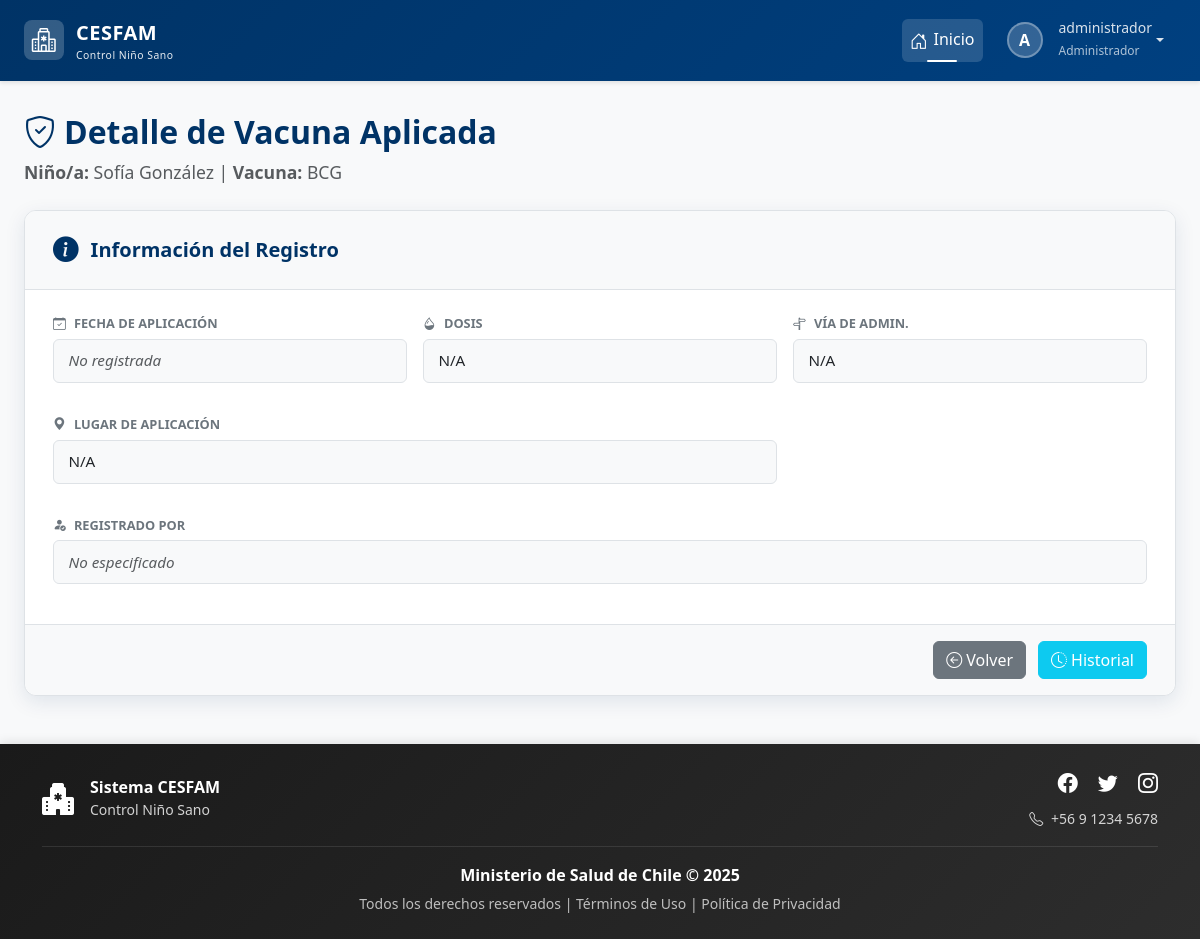
The app's page /vacunas/ver/1/ (signed in) with its own data.
### login/models.py (models this page shows, shortened)
class Usuario(AbstractBaseUser, PermissionsMixin):
    rut = models.CharField(max_length=10, unique=True)
    nombre_completo = models.CharField(max_length=200)
    email = models.EmailField(unique=True)
    rol = models.ForeignKey(Rol, on_delete=models.PROTECT)
    clave_temporal = models.BooleanField(default=False)
    nombre_completo_norm = models.CharField(
        max_length=200,
        editable=False,
        db_index=True
    )
    activo = models.BooleanField(default=True)
    is_staff = models.BooleanField(default=False) # Necesario para el admin de Django
    fecha_creacion = models.DateTimeField(default=timezone.now)
    objects = UsuarioManager()
    USERNAME_FIELD = 'rut'
    REQUIRED_FIELDS = ['nombre_completo', 'email']

class Rol(models.Model):
    id = models.AutoField(primary_key=True)
    nombre_rol = models.CharField(max_length=30, unique=True)
    descripcion = models.CharField(max_length=200)

### control/models.py (models this page shows, shortened)
class Nino(models.Model):
    ESTADO_SEGUIMIENTO_CHOICES = [
        ('ACTIVO', 'Seguimiento Activo'),
        ('COMPLETADO', 'Programa Completado'),
        ('TRASLADADO', 'Trasladado/Inactivo'),
        ('FALLECIDO', 'Fallecido'),
        ('OTRO', 'Otro'),
    ]
    SEXO_CHOICES = [
        ('Masculino', 'Masculino'),
        ('Femenino', 'Femenino')
    ]
    rut_nino = models.CharField(max_length=10, primary_key=True)
    nombre = models.CharField(max_length=50)
    ap_paterno = models.CharField(max_length=30)
    ap_materno = models.CharField(max_length=30, blank=True, null=True)
    fecha_nacimiento = models.DateField()
    sexo = models.CharField(max_length=20, choices=SEXO_CHOICES)
    direccion = models.CharField(max_length=200)
    fecha_registro = models.DateTimeField(auto_now_add=True)
    comuna = models.ForeignKey(Comuna, on_delete=models.PROTECT)
    estado_seguimiento = models.CharField(
        max_length=20,
        choices=ESTADO_SEGUIMIENTO_CHOICES,
        default='ACTIVO',
        verbose_name="Estado del Seguimiento"
    )
    sector = models.CharField(
        max_length=50,
        blank=True, # Lo hacemos opcional por si no se conoce al principio
        null=True,
        verbose_name="Sector Asignado"
    )
    fecha_fallecimiento = models.DateField(
        null=True,
        blank=True,
        verbose_name="Fecha de Fallecimiento"
    )
    nombre_norm = models.CharField(
        max_length=50,
        editable=False,     # No se muestra en formularios/admin
        db_index=True       # Indexado para búsquedas rápidas
    )
    ap_paterno_norm = models.CharField(
        max_length=30,
        editable=False,
        db_index=True
    )
    ap_materno_norm = models.CharField(
        max_length=30,
        blank=True,
        null=True,
        editable=False,
        db_index=True
    )
    history = HistoricalRecords()

class VacunaAplicada(models.Model):
    VIA_CHOICES = [
        ('I.D', 'Intradérmica'),
        ('I.M', 'Intramuscular'),
        ('S.C', 'Subcutánea'),
        ('V.O', 'Vía Oral'),
        ('N/A', 'No Aplica'),
    ]
    id = models.AutoField(primary_key=True, db_column='vacuna_aplicada_id')
    nino = models.ForeignKey(Nino, on_delete=models.CASCADE, db_column='rut_nino', related_name='vacunas_aplicadas')
    vacuna = models.ForeignKey(Vacuna, on_delete=models.PROTECT)
    fecha_programada = models.DateField()
    fecha_aplicacion = models.DateField(null=True, blank=True)
    deshabilitado = models.BooleanField(default=False, help_text="Marcar si esta vacuna no aplica o no se realizó.")
    history = HistoricalRecords()
    dosis = models.CharField(max_length=50, null=True, blank=True)
    lugar = models.CharField(max_length=100, null=True, blank=True)
    profesional = models.ForeignKey('login.Profesional', on_delete=models.SET_NULL, null=True, blank=True)
    negacion = models.BooleanField(default=False)
    via = models.CharField(max_length=10, choices=VIA_CHOICES, null=True, blank=True)
    fecha_inoculacion = models.DateField(null=True, blank=True)

class Vacuna(models.Model):
    id = models.AutoField(primary_key=True, db_column='vacuna_id')
    nom_vacuna = models.CharField(max_length=200)
    descripcion = models.CharField(max_length=200, blank=True, null=True)
    meses_programada = models.IntegerField(null=True, blank=True)
    history = HistoricalRecords()

### control/views.py (the view)
# urls.py: path('vacunas/ver/<int:vacuna_aplicada_id>/', views.ver_vacuna, name='ver_vacuna'),
@login_required
def ver_vacuna(request, vacuna_aplicada_id):
    vacuna_aplicada = get_object_or_404(VacunaAplicada, pk=vacuna_aplicada_id)
    nino = vacuna_aplicada.nino
    if request.user.rol.nombre_rol.lower() == 'tutor':
        if not request.user.perfil_tutor.ninos.filter(pk=nino.pk).exists():
            raise PermissionDenied
    contexto = {
        'vacuna_aplicada': vacuna_aplicada,
        'nino': nino
    }
    return render(request, 'control/vacuna/ver_vacuna.html', contexto)

### control/templates/control/vacuna/ver_vacuna.html (shortened to what this page needs)
{% extends 'base.html' %}
{% load static %}
{% block extra_css %}
    <link rel="stylesheet" href="{% static 'css/estilodetalles.css' %}">
{% endblock %}
{% block content %}
<div class="page-header mb-3 animate-fade-in-up">
    <h2><i class="bi bi-shield-check me-2"></i>Detalle de Vacuna Aplicada</h2>
    <p class="text-muted">
        <strong>Niño/a:</strong> {{ nino.nombre }} {{ nino.ap_paterno }} |
        <strong>Vacuna:</strong> {{ vacuna_aplicada.vacuna.nom_vacuna }}
    </p>
</div>
<div class="card detail-form-card">
    <div class="detail-form-header">
        <span class="icon"><i class="bi bi-info-circle-fill"></i></span>
        <h5>Información del Registro</h5>
    </div>
    <div class="detail-form-body">
        <div class="form-section" style="animation-delay: 0.1s;">
            <div class="row form-fields-grid g-3">
                <div class="col-md-4 col-sm-6 form-field">
                    <span class="field-label"><i class="bi bi-calendar-check"></i> Fecha de Aplicación</span>
                    <span class="field-value">{{ vacuna_aplicada.fecha_aplicacion|date:"d/m/Y"|default:"<span class='text-muted fst-italic'>No registrada</span>"|safe }}</span>
                </div>
                <div class="col-md-4 col-sm-6 form-field">
                    <span class="field-label"><i class="bi bi-droplet-half"></i> Dosis</span>
                    <span class="field-value">{{ vacuna_aplicada.dosis|default:"N/A" }}</span>
                </div>
                <div class="col-md-4 col-sm-6 form-field">
                    <span class="field-label"><i class="bi bi-signpost-split"></i> Vía de Admin.</span>
                    <span class="field-value">{{ vacuna_aplicada.get_via_display|default:"N/A" }}</span>
                </div>
                <div class="col-md-8 col-sm-6 form-field">
                    <span class="field-label"><i class="bi bi-geo-alt-fill"></i> Lugar de Aplicación</span>
                    <span class="field-value">{{ vacuna_aplicada.lugar|default:"N/A" }}</span>
                </div>
                <div class="col-12 form-field">
                    <span class="field-label"><i class="bi bi-person-fill-check"></i> Registrado por</span>
                    <span class="field-value">
                         {% if vacuna_aplicada.profesional %}
                             <i class="bi bi-person-fill"></i> {{ vacuna_aplicada.profesional.usuario.nombre_completo }}
                             <small class="text-muted d-block ps-4">{{ vacuna_aplicada.profesional.especialidad|default:"" }}</small>
                         {% else %}
                             <span class='text-muted fst-italic'>No especificado</span>
                         {% endif %}
                    </span>
                </div>
            </div>
        </div>
    </div> <div class="detail-card-footer">
        <a href="{% url 'control:detalle_nino' nino.rut_nino %}#vacunas-pane" class="btn btn-secondary">
            <i class="bi bi-arrow-left-circle me-1"></i>Volver
        </a>
        {% if request.user.rol.nombre_rol|lower == 'administrador' %}
            <a href="{% url 'control:historial_vacuna' vacuna_aplicada.id %}" class="btn btn-info text-white">
                <i class="bi bi-clock-history me-1"></i>Historial
            </a>
        {% endif %}
    </div>
</div> {% endblock %}

### templates/base.html (shortened to what this page needs)
{% load static %}
<!DOCTYPE html>
<html lang="es">
<head>
    <link href="https://cdn.jsdelivr.net/npm/bootstrap@5.3.2/dist/css/bootstrap.min.css" rel="stylesheet"
>
    <link rel="stylesheet" href="https://cdn.jsdelivr.net/npm/bootstrap-icons@1.11.1/font/bootstrap-icons.css">
    <link href="https://cdn.jsdelivr.net/npm/select2@4.1.0-rc.0/dist/css/select2.min.css" rel="stylesheet" />
    <link rel="stylesheet" href="{% static 'css/estilobase.css' %}">
    {% block extra_css %}{% endblock %}
</head>
<body>
    <nav class="navbar navbar-expand-lg navbar-dark navbar-cesfam sticky-top">
        <div class="container-fluid px-4">
            <a class="navbar-brand" href="{% url 'home' %}">
                <div class="logo-icon">
                    <i class="bi bi-hospital text-white fs-4"></i>
                </div>
                <div>
                    <span>CESFAM</span>
                    <small class="d-block" style="font-size: 0.65rem; font-weight: 400; opacity: 0.9;">
                        Control Niño Sano
                    </small>
                </div>
            </a>
            <div class="collapse navbar-collapse" id="navbarNav">
                <ul class="navbar-nav ms-auto align-items-lg-center">
                    <li class="nav-item">
                        <a class="nav-link active" href="{% url 'home' %}">
                            <i class="bi bi-house-door"></i>Inicio
                        </a>
                    </li>
                    {% if request.user.is_authenticated %}
                    <li class="nav-item dropdown ms-lg-2">
                        <a class="nav-link dropdown-toggle d-flex align-items-center" href="#"
                           id="userDropdown" role="button" data-bs-toggle="dropdown" aria-expanded="false">
                            <div class="user-avatar">
                                {{ request.user.nombre_completo|first|upper }}
                            </div>
                            <div class="d-none d-lg-block text-start ms-2">
                                <small class="d-block" style="line-height: 1.2;">
                                    {{ request.user.nombre_completo|truncatewords:2 }}
                                </small>
                                <small style="font-size: 0.75rem; opacity: 0.8;">
                                    {{ request.user.rol.nombre_rol }}
                                </small>
                            </div>
                        </a>
                    </li>
                    {% else %}
                    <li class="nav-item ms-lg-2">
                        <a class="btn btn-light btn-sm" href="{% url 'login' %}">
                            <i class="bi bi-box-arrow-in-right me-1"></i>Iniciar Sesión
                        </a>
                    </li>
                    {% endif %}
                </ul>
            </div>
        </div>
    </nav>
    <main class="main-container container-fluid px-4">
        {% block content %}
        {% endblock %}
    </main>
    <footer class="footer-cesfam text-white py-4 mt-auto">
        <div class="container">
            <div class="row align-items-center">
                <div class="col-md-4 text-center text-md-start mb-3 mb-md-0">
                    <div class="d-flex align-items-center justify-content-center justify-content-md-start">
                        <i class="bi bi-hospital-fill fs-2 me-3"></i>
                        <div>
                            <h6 class="mb-0 fw-bold">Sistema CESFAM</h6>
                            <small style="opacity: 0.8;">Control Niño Sano</small>
                        </div>
                    </div>
                </div>
                <div class="col-md-4 text-center text-md-end">
                    <div class="social-links mb-2">
                        <a href="#" class="text-white text-decoration-none me-3" aria-label="Facebook">
                            <i class="bi bi-facebook fs-5"></i>
                        </a>
                        <a href="#" class="text-white text-decoration-none me-3" aria-label="Twitter">
                            <i class="bi bi-twitter fs-5"></i>
                        </a>
                        <a href="#" class="text-white text-decoration-none" aria-label="Instagram">
                            <i class="bi bi-instagram fs-5"></i>
                        </a>
                    </div>
                    <small style="opacity: 0.8;">
                        <i class="bi bi-telephone me-1"></i> +56 9 1234 5678
                    </small>
                </div>
            </div>
            <div class="footer-divider my-3"></div>
            <div class="row">
                <div class="col-12 text-center">
                    <p class="mb-1">
                        <strong>Ministerio de Salud de Chile &copy; {% now "Y" %}</strong>
                    </p>
                    <small style="opacity: 0.7;">
                        Todos los derechos reservados |
                        <a href="#" class="text-white text-decoration-none">Términos de Uso</a> |
                        <a href="#" class="text-white text-decoration-none">Política de Privacidad</a>
                    </small>
                </div>
            </div>
        </div>
    </footer>
</body>
</html>

### records on screen
Usuario: user.nombre_completo|first "A", user.nombre_completo "administrador", user.rol.nombre_rol "Administrador"
Nino: nombre "Sofía", ap_paterno "González"
VacunaAplicada: vacuna.nom_vacuna "BCG", fecha_aplicacion "No registrada", dosis "N/A", via "N/A", lugar "N/A"
